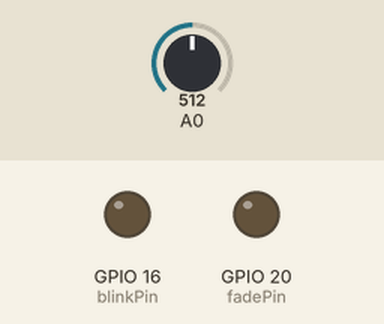
Recording of a sketch running on a simulated ESP8266 (NodeMCU). Parts: output pins drawn as LEDs (lit = HIGH). Inputs (shaded band) come from the test bench; at power-on: A0 = 512. What the sketch prints to the serial monitor is not drawn.

Above: at 1.2 s.
1.3 s: A0 set to 527
At 1.7 s:
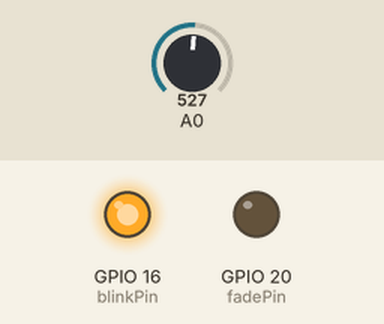
2.8 s: A0 set to 511
At 3.8 s:
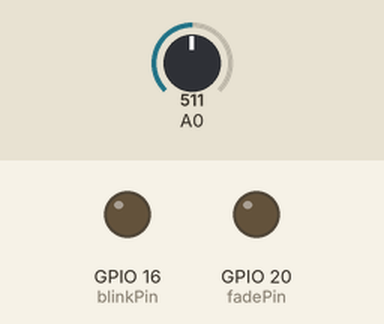
4.3 s: A0 set to 716
At 5.4 s:
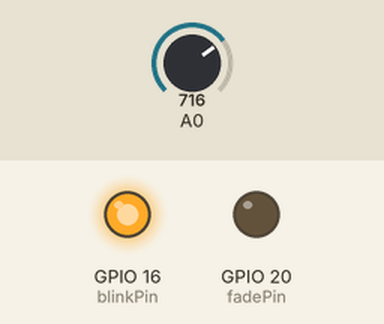
Timing chart, 0 to 7.3 s (numbered marks = the images above; inputs shaded):
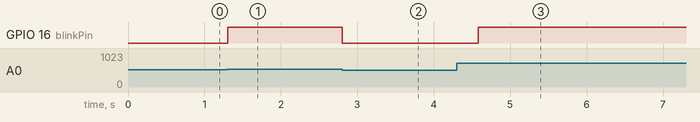

The sketch:

master.ino
```cpp
//#include "UbidotsMicroESP8266.h"
#include <Ticker.h>
#include <SoftwareSerial.h>

SoftwareSerial NodeSerial(4, 0); //Rx || Tx

Ticker flipper;
/*
#define TOKEN  "dGcS5ePIh9CVVpdVN2IRj5uOzBOIDg"  // Put here your Ubidots TOKEN
#define ID_1 "5910976f76254222e70ebb3b" // Put your variable ID here
#define ID_2 "5910977076254222e70ebb49" // Put your variable ID here
#define ID_3 "5910977a76254222e70ebc2c" // Put your variable ID here
#define ID_4 "5910978576254222e34e37cc" // Put your variable ID here
#define WIFISSID "iExploit" // Put here your Wi-Fi SSID
#define PASSWORD "skripsi123" // Put here your Wi-Fi password
*/
//  VARIABLES
volatile float celcius;
volatile int value0;
int reading;
int inPin0;

float val;

int blinkPin = 16;                // pin to blink led at each beat
int fadePin = 20;                 // pin to do fancy classy fading blink at each beat
int fadeRate = 0;                 // used to fade LED on with PWM on fadePin


// these variables are volatile because they are used during the interrupt service routine!
volatile int BPM;                   // used to hold the pulse rate
volatile int Signal;                // holds the incoming raw data
volatile int IBI = 600;             // holds the time between beats, must be seeded!
volatile boolean Pulse = false;     // true when pulse wave is high, false when it's low
volatile boolean QS = false;        // becomes true when Arduoino finds a beat.

//Ubidots client(TOKEN);

void setup(){
  pinMode(blinkPin,OUTPUT);         // pin that will blink to your heartbeat!
  pinMode(fadePin,OUTPUT);          // pin that will fade to your heartbeat!
  Serial.begin(115200);             // we agree to talk fast!
  delay(10);
  //client.wifiConnection(WIFISSID, PASSWORD);
  interruptSetup();                 // sets up to read Pulse Sensor signal every 2mS
  NodeSerial.begin(4800);
   // UN-COMMENT THE NEXT LINE IF YOU ARE POWERING The Pulse Sensor AT LOW VOLTAGE,
   // AND APPLY THAT VOLTAGE TO THE A-REF PIN
}

void loop(){
  while(NodeSerial.available() > 0){
      val = NodeSerial.parseFloat();
      if(NodeSerial.read() == '\n'){
     //     Serial.println(val);
          delay(20);
        }
    }

  //sendDataToProcessing('S', Signal);     // send Processing the raw Pulse Sensor data
  if (QS == true){                       // Quantified Self flag is true when arduino finds a heartbeat
        fadeRate = 255;                  // Set 'fadeRate' Variable to 255 to fade LED with pulse
      //  sendDataToProcessing('B',BPM);   // send heart rate with a 'B' prefix
      //  sendDataToProcessing('Q',IBI);   // send time between beats with a 'Q' prefix
        QS = false;                      // reset the Quantified Self flag for next time
     }

  ledFadeToBeat();
  /*
  client.add(ID_1, BPM);
  client.add(ID_2, IBI);
  client.add(ID_3, Signal);
  client.add(ID_4, val);
  client.sendAll(false);
  */

  //Serial.println(BPM);
  /*
  Serial.print(" || ");
  Serial.print(IBI);
  Serial.print(" || ");
  Serial.print(Signal);
  Serial.print(" || ");
  Serial.println(val);
  */
  Serial.println(val);
  delay(20);                             //  take a break
}


void ledFadeToBeat(){
    fadeRate -= 15;                         //  set LED fade value
    fadeRate = constrain(fadeRate,0,255);   //  keep LED fade value from going into negative numbers!
    analogWrite(fadePin,fadeRate);          //  fade LED
  }


void sendDataToProcessing(char symbol, int data ){
    Serial.print(symbol);                // symbol prefix tells Processing what type of data is coming
    Serial.println(data);                // the data to send culminating in a carriage return
  }

volatile int rate[10];                    // array to hold last ten IBI values
volatile unsigned long sampleCounter = 0; // used to determine pulse timing
volatile unsigned long lastBeatTime = 0;  // used to find IBI
volatile int P =512;                      // used to find peak in pulse wave, seeded
volatile int T = 512;                     // used to find trough in pulse wave, seeded
volatile int thresh = 512;                // used to find instant moment of heart beat, seeded
volatile int amp = 100;                   // used to hold amplitude of pulse waveform, seeded
volatile boolean firstBeat = true;        // used to seed rate array so we startup with reasonable BPM
volatile boolean secondBeat = false;      // used to seed rate array so we startup with reasonable BPM


void interruptSetup(){
// Initializes Ticker to have flipper run the ISR to sample every 2mS as per original Sketch.
  flipper.attach_ms(2, ISRTr);
}


// THIS IS THE TICKER INTERRUPT SERVICE ROUTINE.
// Ticker makes sure that we take a reading every 2 miliseconds
void ISRTr(){                         // triggered when flipper fires....
  cli();                               // disable interrupts while we do this
  Signal = analogRead(0);              // read the Pulse Sensor
  //value0 = analogRead(0);
  sampleCounter += 2;                         // keep track of the time in mS with this variable
  int N = sampleCounter - lastBeatTime;       // monitor the time since the last beat to avoid noise

    //  find the peak and trough of the pulse wave
  if(Signal < thresh && N > (IBI/5)*3){       // avoid dichrotic noise by waiting 3/5 of last IBI
    if (Signal < T){                        // T is the trough
      T = Signal;                         // keep track of lowest point in pulse wave
    }
  }

  if(Signal > thresh && Signal > P){          // thresh condition helps avoid noise
    P = Signal;                             // P is the peak
  }                                        // keep track of highest point in pulse wave

  //  NOW IT'S TIME TO LOOK FOR THE HEART BEAT
  // signal surges up in value every time there is a pulse
  if (N > 250){                                   // avoid high frequency noise
    if ( (Signal > thresh) && (Pulse == false) && (N > (IBI/5)*3) ){
      Pulse = true;                               // set the Pulse flag when we think there is a pulse
      digitalWrite(blinkPin,HIGH);                // turn on pin 13 LED
      IBI = sampleCounter - lastBeatTime;         // measure time between beats in mS
      lastBeatTime = sampleCounter;               // keep track of time for next pulse

      if(secondBeat){                        // if this is the second beat, if secondBeat == TRUE
        secondBeat = false;                  // clear secondBeat flag
        for(int i=0; i<=9; i++){             // seed the running total to get a realisitic BPM at startup
          rate[i] = IBI;
        }
      }

      if(firstBeat){                         // if it's the first time we found a beat, if firstBeat == TRUE
        firstBeat = false;                   // clear firstBeat flag
        secondBeat = true;                   // set the second beat flag
        sei();                               // enable interrupts again
        return;                              // IBI value is unreliable so discard it
      }


      // keep a running total of the last 10 IBI values
      word runningTotal = 0;                  // clear the runningTotal variable

      for(int i=0; i<=8; i++){                // shift data in the rate array
        rate[i] = rate[i+1];                  // and drop the oldest IBI value
        runningTotal += rate[i];              // add up the 9 oldest IBI values
      }

      rate[9] = IBI;                          // add the latest IBI to the rate array
      runningTotal += rate[9];                // add the latest IBI to runningTotal
      runningTotal /= 10;                     // average the last 10 IBI values
      BPM = 60000/runningTotal;               // how many beats can fit into a minute? that's BPM!
    //  float millivolts = (value0 / 1024.0)*5000;
    //  celcius = millivolts / 30;
      QS = true;                              // set Quantified Self flag
      // QS FLAG IS NOT CLEARED INSIDE THIS ISR
    }
  }

  if (Signal < thresh && Pulse == true){   // when the values are going down, the beat is over
    digitalWrite(blinkPin,LOW);            // turn off pin 13 LED
    Pulse = false;                         // reset the Pulse flag so we can do it again
    amp = P - T;                           // get amplitude of the pulse wave
    thresh = amp/2 + T;                    // set thresh at 50% of the amplitude
    P = thresh;                            // reset these for next time
    T = thresh;
  }

  if (N > 2500){                           // if 2.5 seconds go by without a beat
    thresh = 512;                          // set thresh default
    P = 512;                               // set P default
    T = 512;                               // set T default
    lastBeatTime = sampleCounter;          // bring the lastBeatTime up to date
    firstBeat = true;                      // set these to avoid noise
    secondBeat = false;                    // when we get the heartbeat back
  }

  sei();                                   // enable interrupts when youre done!
}// end isr
```

Measured:
- the behaviour switches between 512 and 513 on A0 (found by bisection; images 0 and 1)
- after the input at 1.3 s, GPIO 16 (blinkPin): LOW → HIGH at once
- after the input at 2.8 s, GPIO 16 (blinkPin): HIGH → LOW at once
- after the input at 4.3 s, GPIO 16 (blinkPin): LOW → HIGH after 0.28 s
